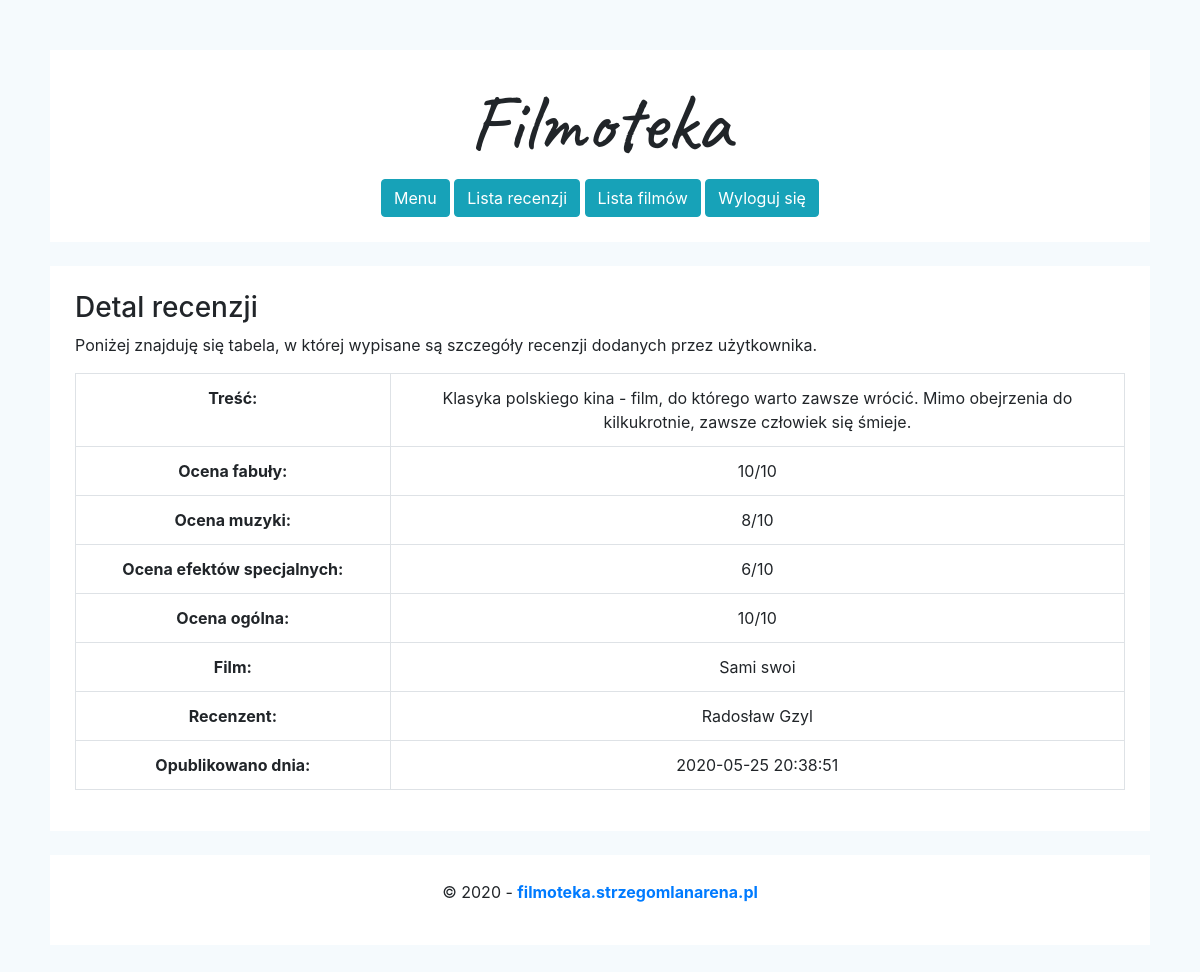
The page /recenzja/detal.php?id=1 (signed in) on the database its author committed.
### tables this page shows
CREATE TABLE `recenzja` (
  `IdRecenzja` int(100) NOT NULL,
  `Tresc` text NOT NULL,
  `Efekty` int(1) NOT NULL,
  `Fabula` int(1) NOT NULL,
  `Muzyka` int(1) NOT NULL,
  `Ocena` int(1) NOT NULL,
  `IdFilmy` int(100) NOT NULL,
  `IdRecenzent` int(100) NOT NULL,
  `Data` datetime NOT NULL DEFAULT CURRENT_TIMESTAMP
);

CREATE TABLE `filmy` (
  `IdFilmy` int(100) NOT NULL,
  `Tytul` varchar(100) NOT NULL,
  `IdRodzaj` int(100) NOT NULL,
  `IdGatunek` int(100) NOT NULL,
  `IdRezyser` int(100) NOT NULL,
  `IdAudio` int(100) NOT NULL,
  `Data` datetime NOT NULL DEFAULT CURRENT_TIMESTAMP
);

CREATE TABLE `uzytkownik` (
  `IdUzytkownik` int(100) NOT NULL,
  `Login` varchar(30) NOT NULL,
  `Haslo` varchar(30) NOT NULL,
  `Imie` varchar(30) NOT NULL,
  `Nazwisko` varchar(30) NOT NULL
);

### recenzja/detal.php (the view, shortened to what this page needs)
<?php
require("../db.php");
$id=$_REQUEST['id'];
$query = "SELECT Tresc, recenzja.Data as Czas, IdRecenzja, Tytul, Fabula, Muzyka, Efekty, Ocena, Imie, Nazwisko FROM recenzja JOIN filmy ON filmy.IdFilmy=recenzja.IdFilmy JOIN uzytkownik ON uzytkownik.IdUzytkownik=recenzja.IdRecenzent WHERE IdRecenzja='".$id."'";
$result = mysqli_query($con, $query) or die ( mysqli_error());
$row = mysqli_fetch_assoc($result)
?>
<!DOCTYPE html>
<html lang="pl">
	<head>
		<?php include("../linki.php"); ?>
	</head>
	<body>
		<?php include("../tytul.php"); ?>
		<div class="container">
			<h3>Detal recenzji</h3>
			<p> Poniżej znajduję się tabela, w której wypisane są szczegóły recenzji dodanych przez użytkownika. </p>
			<table class="table table-bordered text-center">
				<tbody>
					<tr>
						<td width="30%"><strong>Treść:</strong></td>
						<td><?php echo $row["Tresc"]?></td>
					</tr>
					<tr>
						<td><strong>Ocena fabuły:</strong></td>
						<td><?php echo $row["Fabula"]."/10" ?></td>
					</tr>
					<tr>
						<td><strong>Ocena muzyki:</strong></td>
						<td><?php echo $row["Muzyka"]."/10" ?></td>
					</tr>
					<tr>
						<td><strong>Ocena efektów specjalnych:</strong></td>
						<td><?php echo $row["Efekty"]."/10" ?></td>
					</tr>
					<tr>
						<td><strong>Ocena ogólna:</strong></td>
						<td><?php echo $row["Ocena"]."/10" ?></td>
					</tr>
					<tr>
						<td><strong>Film:</strong></td>
						<td><?php echo $row["Tytul"] ?></td>
					</tr>
					<tr>
						<td><strong>Recenzent:</strong></td>
						<td><?php echo $row["Imie"] . " " .$row["Nazwisko"] ?></td>
					</tr>
					<tr>
						<td><strong>Opublikowano dnia:</strong></td>
						<td><?php echo $row["Czas"] ?></td>
					</tr>
				</tbody>
			</table>
		</div>
		<?php include("../stopka.php"); ?>
	</body>
</html>

### rows shown on the page
recenzja: Tresc "Klasyka polskiego kina - film, do którego warto zawsze wrócić. Mimo obejrzenia do kilkukrotnie, zawsze człowiek się śmieje.", Fabula "10", Muzyka "8", Efekty "6", Ocena "10", IdFilmy.Tytul "Sami swoi", IdRecenzent.Imie "Radosław", IdRecenzent.Nazwisko "Gzyl", Data "2020-05-25 20:38:51"
